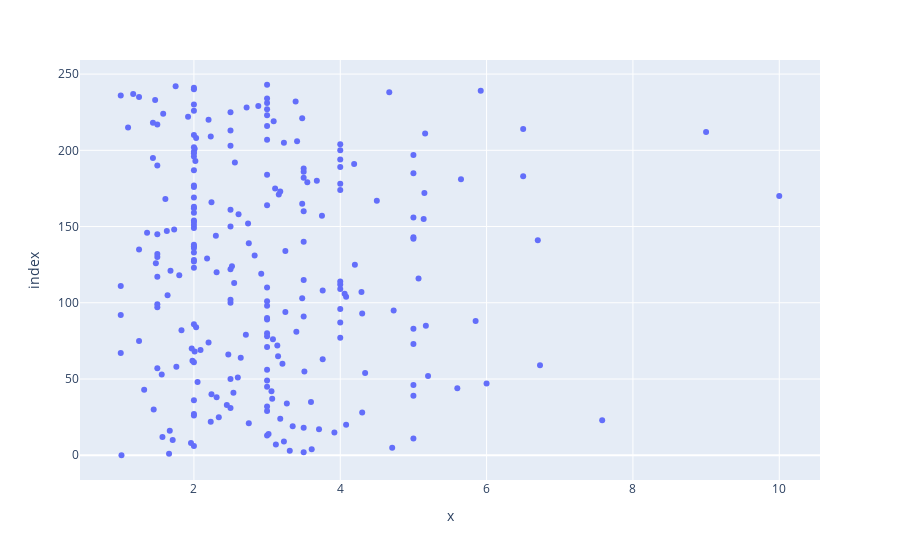

Notebook cell for this chart:
### Code cell
import matplotlib.pylab as plt
plt.xlabel('Total bill ')
plt.ylabel('Tips')
pl.scatter(df['total_bill'],df['tip'])

### Figure 1 — Plotly figure (JSON) as saved in the notebook; plotly's stock layout.template omitted (floating-point values rounded to 4 significant figures; data arrays with more than 128 entries replaced by an {"elided": "..."} marker saying what was removed)
{"data": [{"hovertemplate": "x=%{x}<br>index=%{y}<extra></extra>", "legendgroup": "", "marker": {"color": "#636efa", "symbol": "circle"}, "mode": "markers", "name": "", "orientation": "h", "showlegend": false, "type": "scatter", "x": {"elided": "244 float values"}, "xaxis": "x", "y": {"elided": "244 int values"}, "yaxis": "y"}], "layout": {"legend": {"tracegroupgap": 0}, "margin": {"t": 60}, "xaxis": {"anchor": "y", "domain": [0, 1], "title": {"text": "x"}}, "yaxis": {"anchor": "x", "domain": [0, 1], "title": {"text": "index"}}}}
